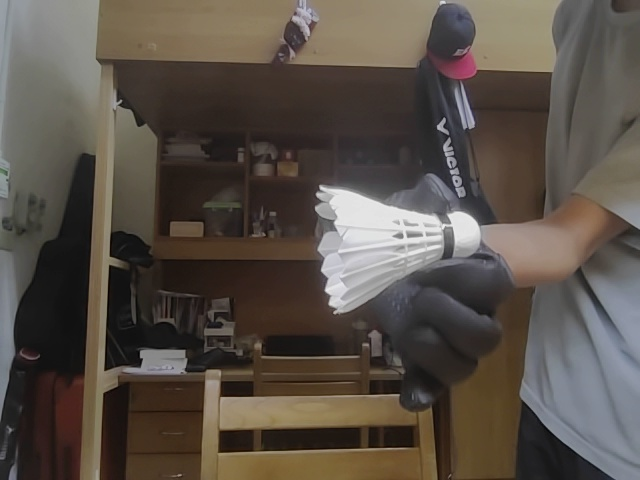
#> input picture opencv/desktop_test/test_image.jpg, 640 x 480 px, given in place of the camera
$ python mask.py
#> lines starting #> are read from the running program, lines starting #| are printed output that depends on the picture; after the words box and inside, x2 and y2 are one past the last pixel; in counts of white or black regions, pixels touching at a corner belong together
import cv2
import numpy as np

cap = cv2.VideoCapture(0)
# cap.set(cv2.CAP_PROP_FRAME_WIDTH, 320)
# cap.set(cv2.CAP_PROP_FRAME_HEIGHT, 240)

lower_white = np.array([0, 0, 180])
upper_white = np.array([180, 40, 255])

try :
    while True:
        ret, frame = cap.read()
#> frame is the input picture: shape (480, 640, 3); mean B, G, R 72, 80.2, 88.6
        if not ret:
            break

        roi_frame = frame[0:1920, 0:1080]

        hsv = cv2.cvtColor(roi_frame, cv2.COLOR_BGR2HSV)
#> hsv: shape (480, 640, 3); mean H, S, V 35.1, 60.4, 90.2
        white_mask = cv2.inRange(hsv, lower_white, upper_white)
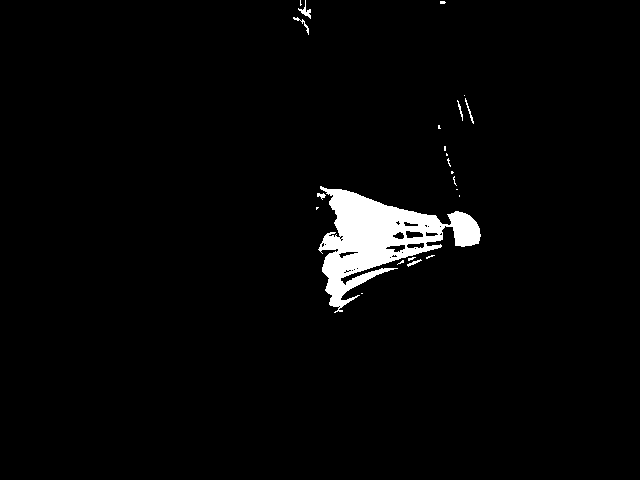
#> white_mask: shape (480, 640); 2.8% white; 23 white regions (16 under 20 px), largest, box (x1, y1, x2, y2) and area: (318, 186, 481, 313) 8083, (298, 0, 311, 19) 76, (293, 17, 309, 35) 52
        kernel = np.ones((3,3), np.uint8)
        white_mask = cv2.morphologyEx(white_mask, cv2.MORPH_OPEN, kernel)
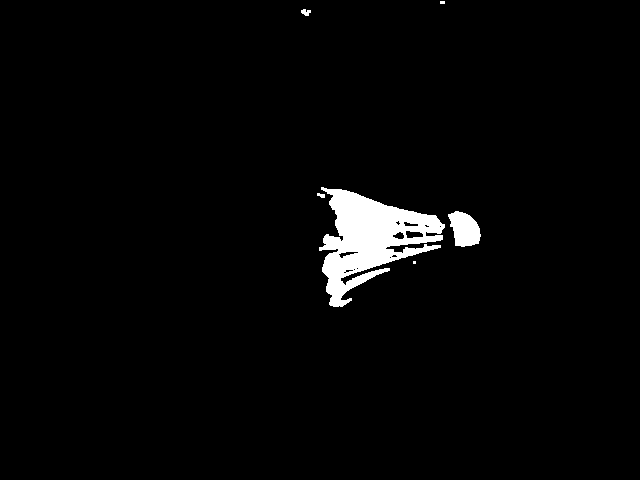
#> white_mask: shape (480, 640); 2.6% white; 6 white regions (2 under 20 px), largest, box (x1, y1, x2, y2) and area: (319, 187, 445, 307) 7102, (448, 211, 481, 247) 831, (301, 9, 311, 16) 47, (317, 193, 325, 198) 28
        kernel_close = np.ones((5,5), np.uint8)
        white_mask = cv2.morphologyEx(white_mask, cv2.MORPH_CLOSE, kernel_close)
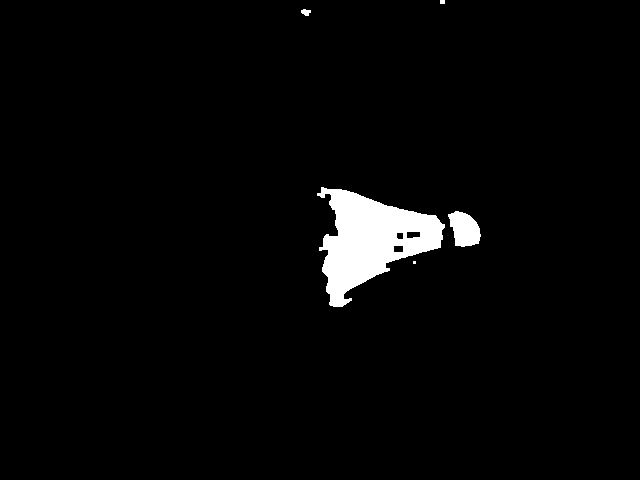
#> white_mask: shape (480, 640); 2.8% white; 5 white regions (1 under 20 px), largest, box (x1, y1, x2, y2) and area: (317, 187, 445, 307) 7769, (448, 211, 481, 247) 834, (301, 9, 311, 16) 49, (440, 0, 445, 4) 20

        cv2.imshow('1. Raw Mask', white_mask)
        if cv2.waitKey(1) & 0xFF == ord('q'):
#> (key q is pressed here)
            print("end")
            break

except KeyboardInterrupt:
    pass

finally:
    cap.release()
    cv2.destroyAllWindows()
